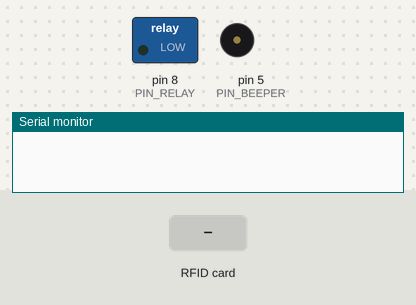
A sketch run on a simulated Arduino Uno, built with avr-gcc and run on an emulated ATmega328P. On the bench: switched loads named in the sketch (green lamp = pin HIGH), buzzer (waves = sounding, pin HIGH), the last lines printed to the serial monitor. The inputs (shaded band) are chosen by the test bench. Pins used as bus, display or sensor lines are not drawn.

Above: at 1.2 s.
1.3 s: RFID card 5E 7A 19 C4 held to the reader
At 1.39 s:
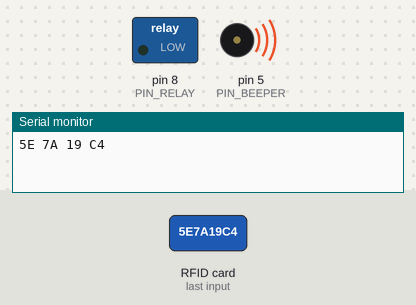
3.1 s: RFID card 07 3A A7 D5 held to the reader
At 3.5 s:
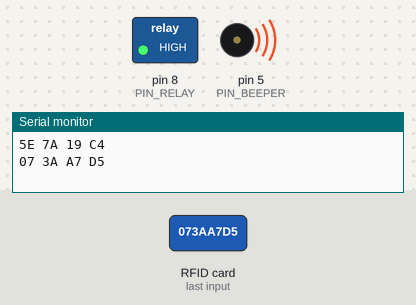
At 4.1 s:
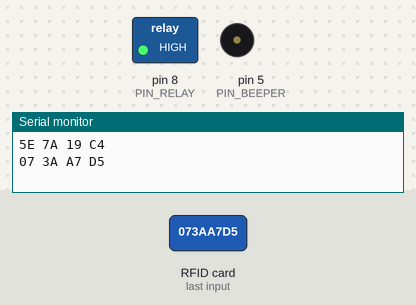
Timing chart, 0 to 6.1 s (numbered marks = the images above; inputs shaded):
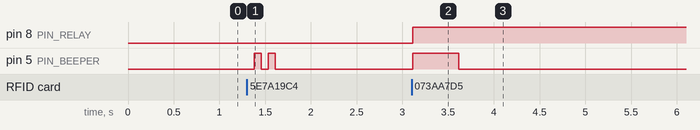

The sketch:

rfid_test.ino
```cpp
#include <SPI.h>
#include <MFRC522.h>

#define PIN_RST 9
#define PIN_SS 10
#define PIN_BEEPER 5
#define PIN_RELAY 8

MFRC522 reader(PIN_SS, PIN_RST);
bool isOpen = false;

void setup()
{
  Serial.begin(115200);
  SPI.begin();
  reader.PCD_Init();
  pinMode(PIN_RELAY, OUTPUT);
  pinMode(PIN_BEEPER, OUTPUT);
}

void beepSuccess()
{
  digitalWrite(PIN_BEEPER, HIGH);
  delay(500);
  digitalWrite(PIN_BEEPER, LOW);
}

void beepFailure()
{
  bool isOn = true;
  for (int i = 0; i <= 4; ++i)
  {
    isOn = !isOn;
    digitalWrite(PIN_BEEPER, isOn);
    delay(75);
  }
}

void loop()
{
  if (!reader.PICC_IsNewCardPresent())
    return;

  if (!reader.PICC_ReadCardSerial())
    return;

  for (byte i = 0; i < reader.uid.size; i++)
  {
    if (reader.uid.uidByte[i] < 0x10)
      Serial.print('0');
    Serial.print(reader.uid.uidByte[i], HEX);
    Serial.print(" ");
  }
  Serial.println();

  reader.PICC_HaltA();

  char allowedUid[4] = {0x07, 0x3A, 0xA7, 0xD5};

  if (memcmp(&reader.uid.uidByte[0], &allowedUid[0], 4) == 0)
  {
    isOpen = !isOpen;
    digitalWrite(PIN_RELAY, isOpen);

    beepSuccess();
  }
  else
  {
    beepFailure();
  }
}
```

Measured:
- after the input at 1.3 s, pin 5 (PIN_BEEPER): alternates HIGH for 0.08 s and LOW for 0.08 s, 4 changes in all, then stays LOW, starting after 0.08 s
- after the input at 3.1 s, pin 8 (PIN_RELAY): LOW → HIGH at once; pin 5 (PIN_BEEPER): LOW → HIGH at once, → LOW 0.50 s later
